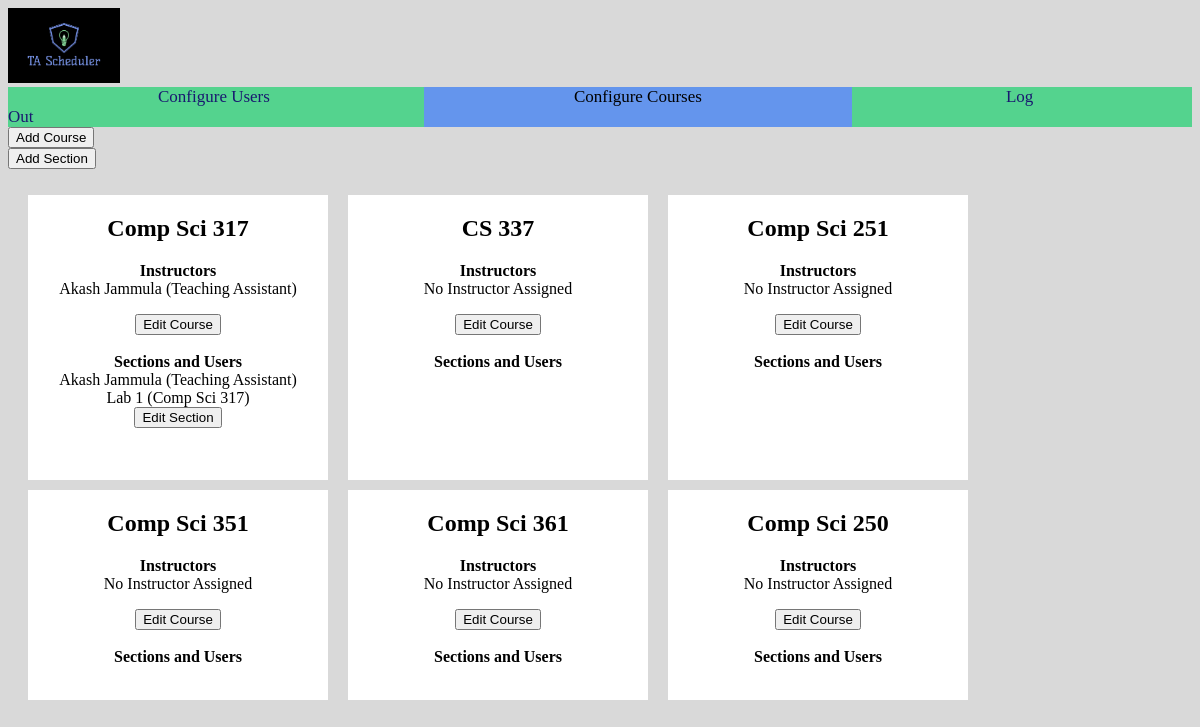
The app's page /configure_course.html, older data.
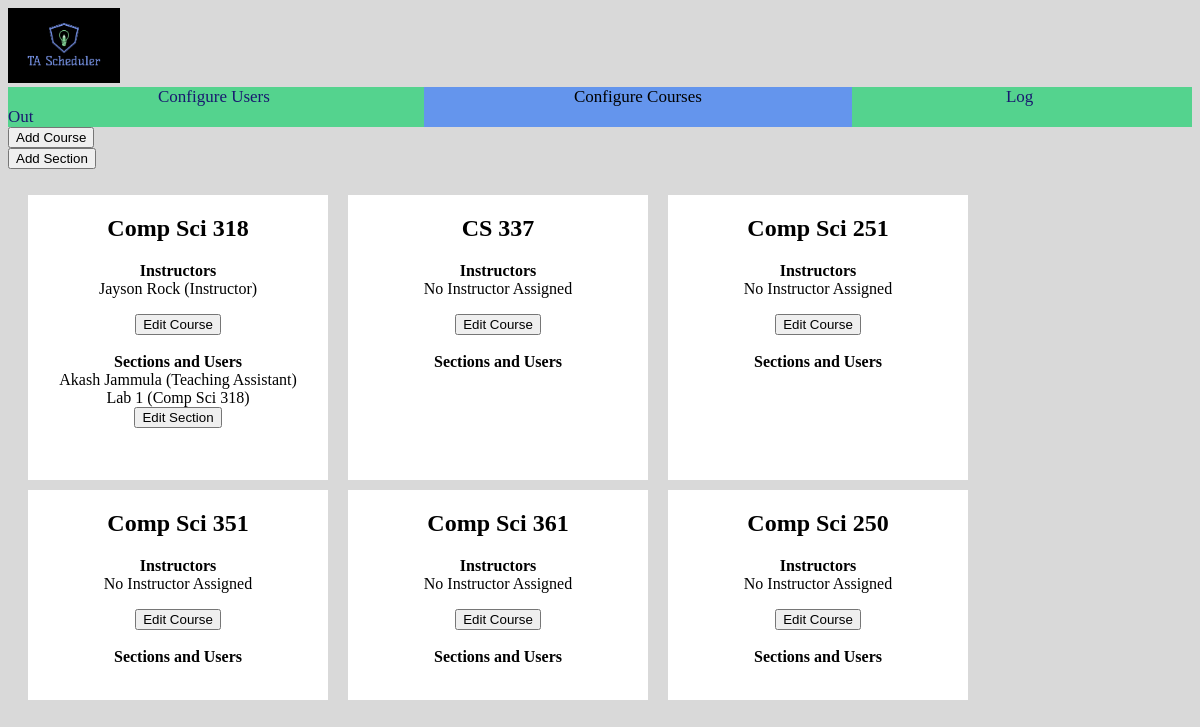
The same page, newer data.
### djangoProject1/models.py (models this page shows, shortened)
class Course(models.Model):
    id = models.UUIDField(primary_key=True, default=uuid.uuid4, editable=False) #unique id
    name = models.CharField(max_length=100, default="Default Course Name") #course name
    users = models.ManyToManyField(User, limit_choices_to={'role__in': ['TA', 'Instructor']}, related_name='courses', blank=True)
    def __str__(self):
        return self.name

class User(models.Model): # basic for now
    ROLE_CHOICES = [
        ('TA', 'Teaching Assistant'),
        ('Instructor', 'Instructor'),
        ('Admin', 'Administrator'),
    ]
    id = models.UUIDField(primary_key=True, default=uuid.uuid4, editable=False) #unique id
    first_name = models.CharField(max_length=50, default="DefaultFirst") #first name of user
    last_name = models.CharField(max_length=50, default="DefaultLast") #last name of user
    username = models.CharField(max_length=50, unique=True, default="Default_Username")  #unique username (ISSUES LATER ON, default AND unique doesn't work well)
    password = models.CharField(max_length=128, default="Default_Password")  #stored password (128 for hash(? idk documentation recommended it))
    email = models.EmailField(default="default@example.com")  #unique email address (cant run unless blank by default
    phone_number = models.CharField(max_length=10, blank=True, null=True)  #optional phone number (can make required later)
    address = models.TextField(blank=True, null=True)  #optional home address (can make required later)
    skills = models.TextField(blank=True, null=True)  #apparently we need skills? okay here's an open text field for it
    role = models.CharField(max_length=20, choices=ROLE_CHOICES, default='TA')  #role of the user (TA, Instructor, Admin)
    def __str__(self):
        return f"{self.first_name} {self.last_name} ({self.get_role_display()})"

class Section(models.Model):
    id = models.UUIDField(primary_key=True, default=uuid.uuid4, editable=False) #unique id
    name = models.CharField(max_length=100, default="Default Section Name") #section name
    course = models.ForeignKey(Course, on_delete=models.CASCADE, related_name='sections') #link to course
    days = MultiSelectField(choices=DAYS_OF_WEEK, blank=True, null=True)  #day of the week
    time = models.TimeField(blank=True, null=True)  #specific time of day
    location = models.CharField(max_length=100, blank=True, null=True) #location
    user = models.ForeignKey(User, null=True, blank=True, limit_choices_to={'role__in': ['TA', 'Instructor']}, on_delete=models.SET_NULL, related_name='sections')
    def __str__(self):
        return f"{self.name} ({self.course.name})"

### djangoProject1/views.py (the view, shortened to what this page needs)
# urls.py: path('configure_course.html', ConfigureCoursePage.as_view(), name='configure_course'),
class ConfigureCoursePage(View):
    def get(self, request):
        courses = Course.objects.all()
        instructors = User.objects.filter(role="Instructor")
        tas = User.objects.filter(role="TA")
        sections = Section.objects.all()
        users = User.objects.all()
        return render(request, "configure_course.html", {"instructors": instructors, "tas": tas, "courses": courses, 'sections':sections, 'days': DAYS_OF_WEEK, 'users': users})

### templates/configure_course.html (shortened to what this page needs)
<!DOCTYPE html>
<html lang="en">
<head>
    <link rel="stylesheet" href="/static/style.css?v=1"/>
</head>
<body style="background-color: rgb(217,217,217)">
<a href="home.html">
    <img src="/static/Logo.jpeg" alt="TA Scheduler Logo" style="height: 75px; width: auto;">
</a>
<div class="navbar">
    <a href="configure_user.html" style="padding: 150px">Configure Users</a>
    <a class="active" href="configure_course.html" style="padding: 150px">Configure Courses</a>
    <a href="/" style="padding: 150px">Log Out</a>
</div>
<button popovertarget="createCourse">Add Course</button>
<br>
<button popovertarget="createSection">Add Section</button>
<div class="boxContainer">
    {% for course in courses %}
        <div class="whiteBox">
            <h2>{{ course.name }}</h2>
            <p><b>Instructors</b><br/>
                {% for instructor in course.users.all %}
                    {{ instructor }}<br/>
                {% empty %}
                    No Instructor Assigned<br/>
                {% endfor %}
            <button popovertarget="editCourseModal {{ course.id }}">Edit Course</button>
            <br/><br/>
            <b>Sections and Users</b><br/>
            {% for section in sections %}
                {% if section.course.name == course.name %}
                    {% if section.user %}
                        {{ section.user }}<br/>
                    {% else %}
                        No User Assigned<br/>
                    {% endif %}
                    {{ section }}<br/>
                    <button popovertarget="editLabModal {{ section.id }}">Edit Section</button>
                    <br/><br/>
                {% endif %}
            {% endfor %}
            <br/>
            </p>
        </div>
    {% endfor %}
</div>
</body>
</html>

### static/style.css (style rules this page uses)
.navbar { background-color: #54d38e; overflow: hidden; }
.navbar a { padding: 10px; color: midnightblue; text-align: center; font-size: 17px; text-decoration: none; }
.navbar a.active { background-color: cornflowerblue; color: black; }
.boxContainer { width: 100%; display: flex; flex-wrap: wrap; }
.whiteBox { width: 300px; height: auto; background-color: white; margin-left: 20px; margin-top: 10px; text-align: center; }

Row changes from the older to the newer data that the page shows:
changed Course: loses User (first_name+last_name+role "Akash Jammula (Teaching Assistant)"); gains User (first_name+last_name+role "Jayson Rock (Instructor)"); name "Comp Sci 317" → "Comp Sci 318"
changed Section "Akash Jammula (Teaching Assistant)": name+course "Lab 1 (Comp Sci 317)" → "Lab 1 (Comp Sci 318)"
